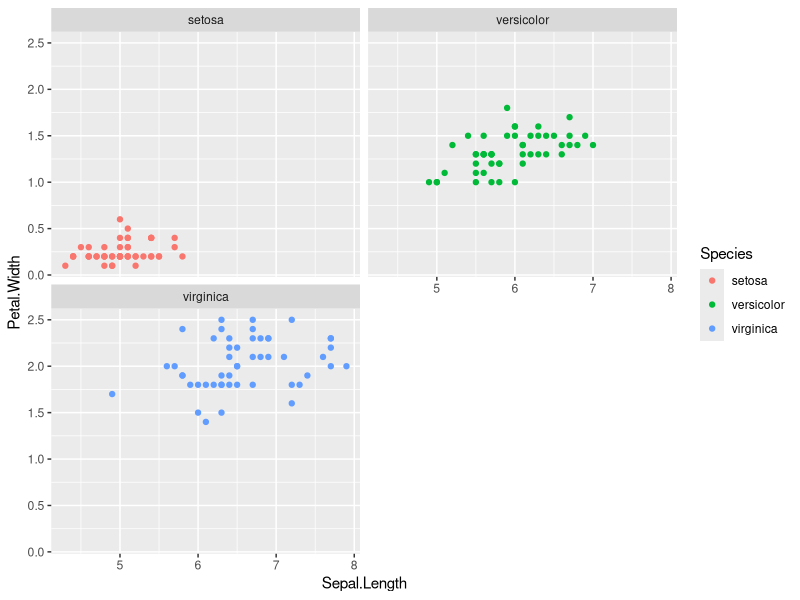
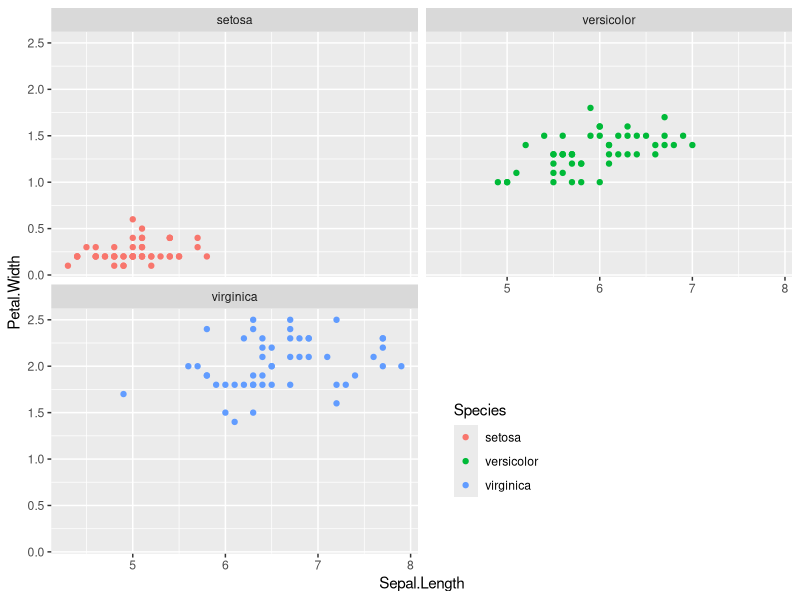

Generate these figures, in order, with R: (Note: this script raises an error after producing the figures.)
## ---- chunk 1
library(ggplot2)
library(patchwork)
## ---- chunk 2
irisplot <- iris |> 
  ggplot(aes(x = Sepal.Length, y = Petal.Width, color = Species)) +
  geom_point() +
  facet_wrap('Species', nrow = 2)

irisplot
## ---- chunk 3
irisplot + theme(legend.position = c(0.6, 0.2))
## ---- chunk 4
ggpubr::ggarrange(irisplot + theme(legend.position = 'none'), irislegend)
## ---- chunk 5
(irisplot + theme(legend.position = 'none')) + ggpubr::as_ggplot(irislegend)
## ---- chunk 6
(irisplot + theme(legend.position = 'none')) + 
  inset_element(ggpubr::as_ggplot(irislegend), left = 0.6, bottom = 0.2, right = 0.8, top = 0.4)
